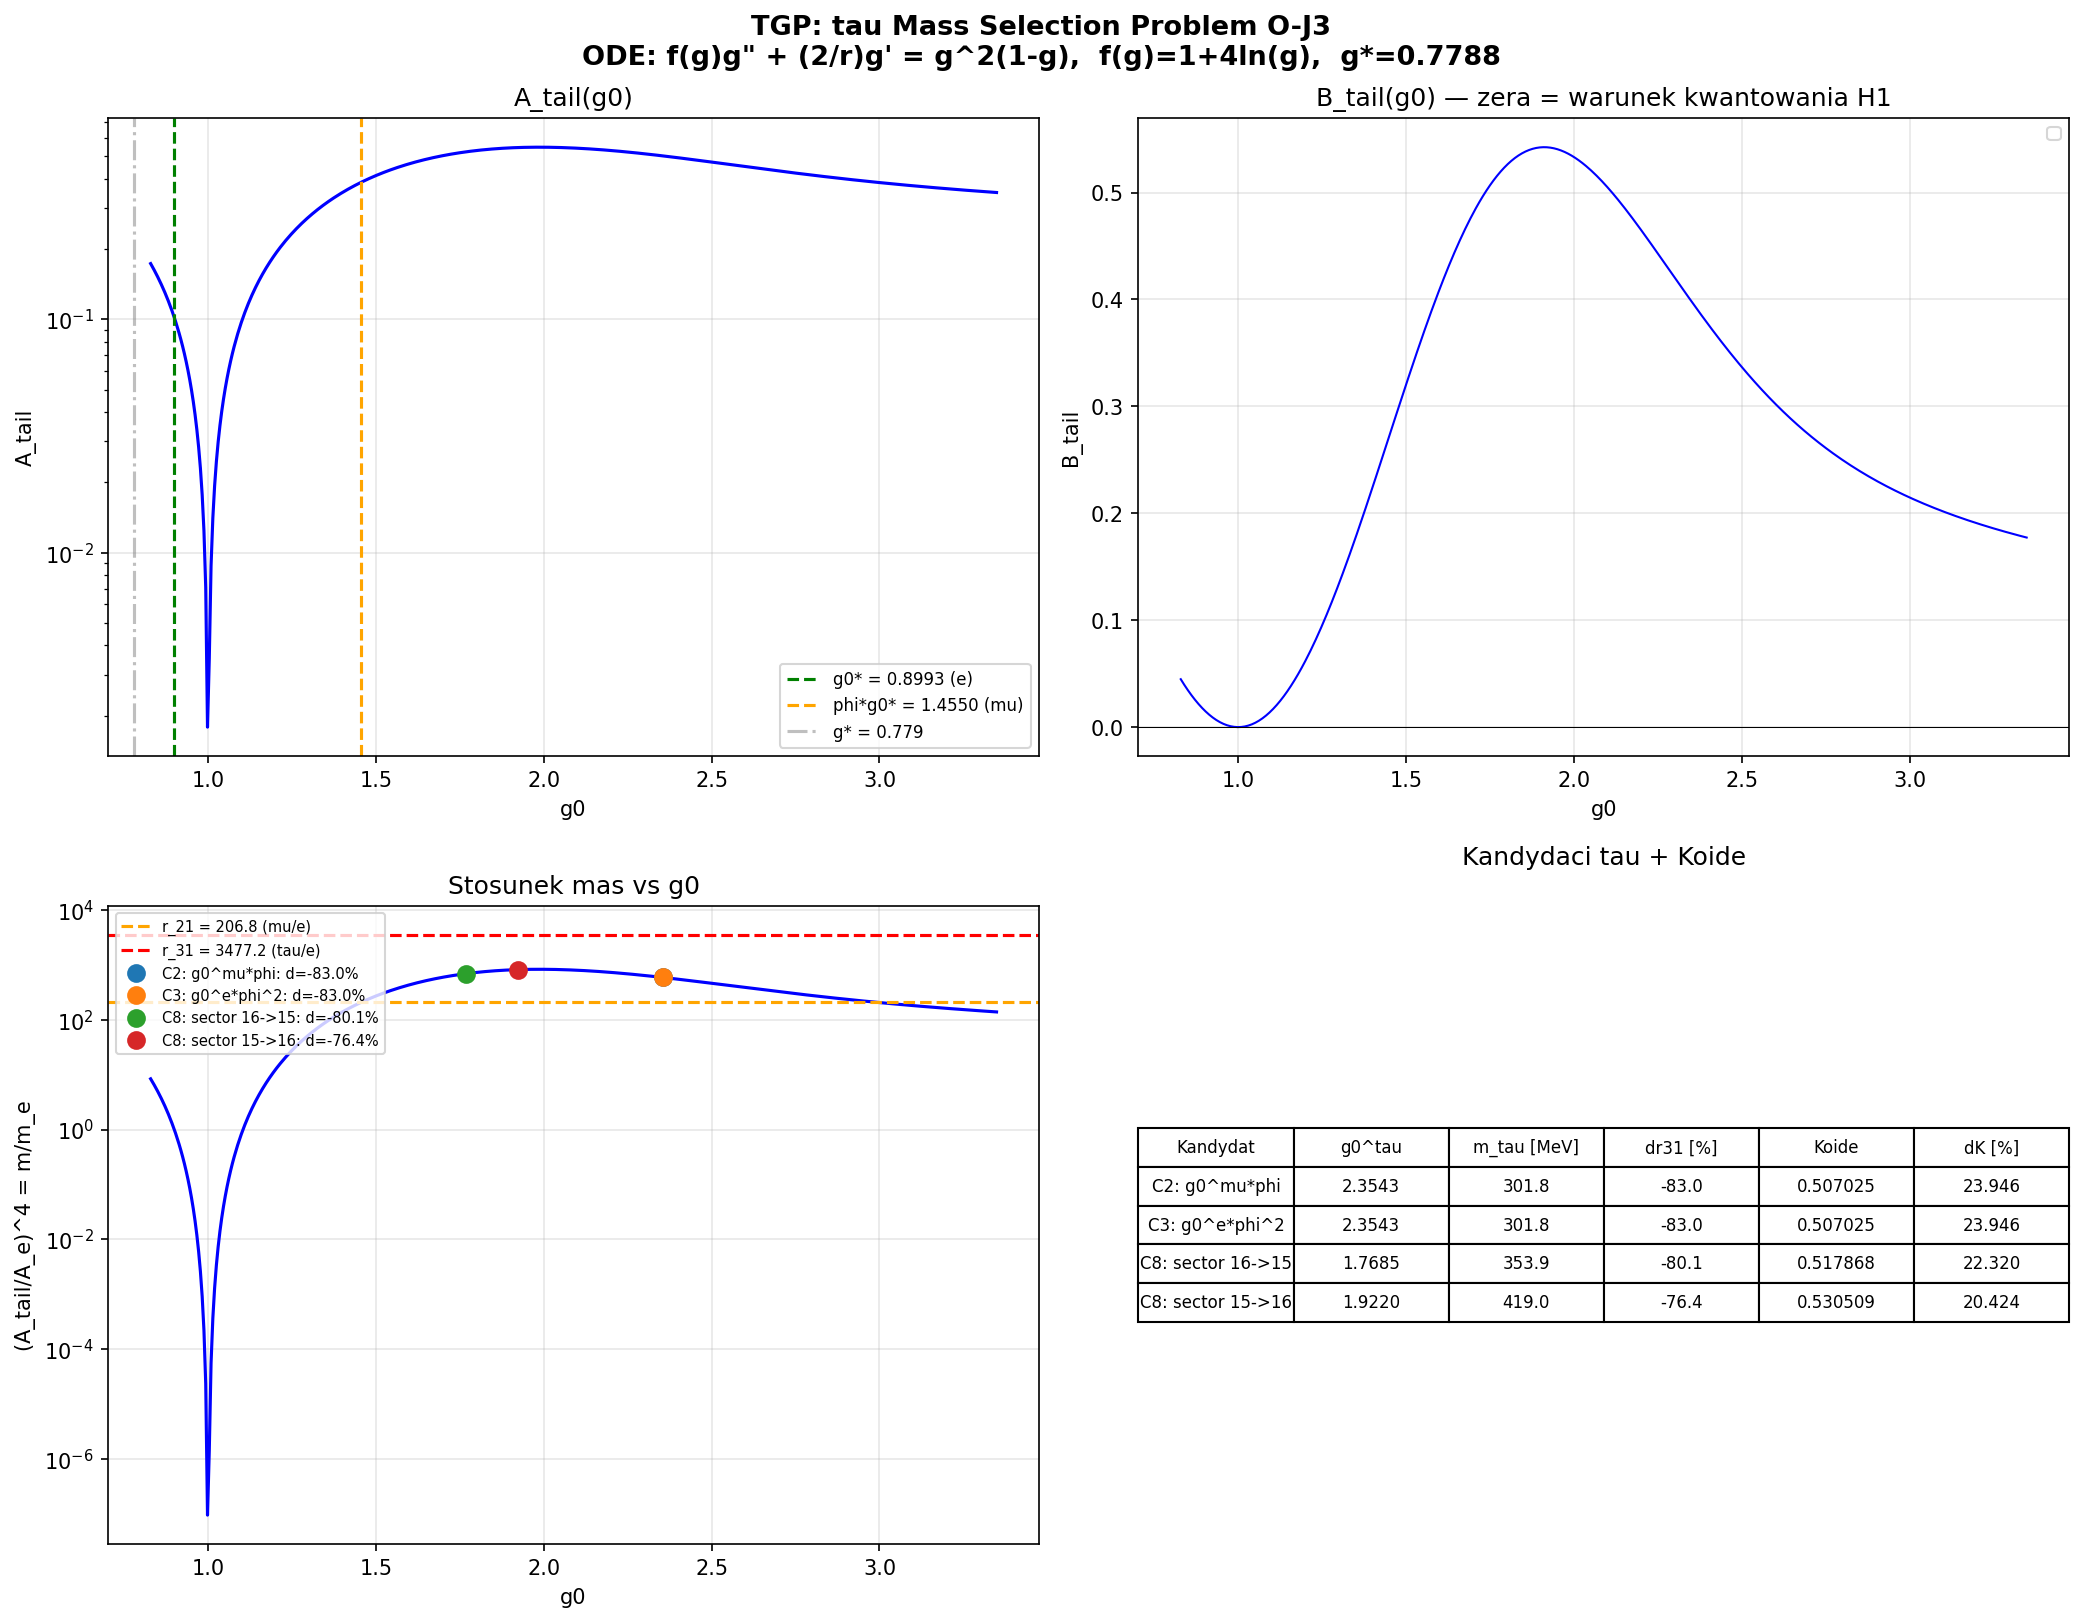

Source code (Python):
#!/usr/bin/env python3
"""
tau_mass_selection.py
=====================
Systematyczne poszukiwanie zasady selekcji g_0^tau — problem O-J3.

ODE solitonu TGP (Dodatek J, eq. K-ode):
    f(g) g'' + (2/r) g' = V'(g),
    f(g) = 1 + 2*alpha*ln(g),   alpha = 2,
    V'(g) = g^2 (1 - g).

Warunki brzegowe: g(0)=g0, g'(0)=0, g(inf) -> 1.
Punkt osobliwy kinetyczny: g* = exp(-1/(2*alpha)) ~ 0.779.
Przestrzen rozwiazan: g0 in (g*, inf).

Strategia:
  1. Rozwiazanie ODE solitonu TGP
  2. Ekstrakcja A_tail(g0) z oscylacyjnego ogona g(r)-1 ~ (B cos r + C sin r)/r
  3. Wyznaczenie phi-FP: g0* takie ze (A_tail(phi*g0*)/A_tail(g0*))^4 = r_21
  4. Kandydaci na g0^tau: C2-C8 + Koide test

Teoria Generowanej Przestrzeni — Mateusz Serafin, 2026
"""

import numpy as np
from scipy.integrate import solve_ivp
from scipy.optimize import brentq
from scipy.interpolate import interp1d
import matplotlib
matplotlib.use('Agg')
import matplotlib.pyplot as plt
import os, sys, time

# --- Stale fizyczne ---
PHI = (1.0 + np.sqrt(5)) / 2.0         # zlota proporcja = 1.6180339...
ALPHA = 2.0                             # N0-2
GSTAR = np.exp(-1.0 / (2 * ALPHA))     # ~ 0.7788

R21_PDG = 206.768                       # m_mu/m_e (PDG 2024)
R31_PDG = 3477.15                       # m_tau/m_e (PDG 2024)
R32_PDG = R31_PDG / R21_PDG            # m_tau/m_mu ~ 16.817

M_E  = 0.51099895                       # MeV
M_MU = 105.6583755                      # MeV
M_TAU = 1776.86                         # MeV


# --- ODE solitonu TGP ---

def f_kinetic(g, alpha=ALPHA):
    """f(g) = 1 + 2*alpha*ln(g) — czynnik kinetyczny."""
    return 1.0 + 2.0 * alpha * np.log(max(g, 1e-30))

def Vprime(g):
    """V'(g) = g^2(1-g) — pochodna potencjalu TGP."""
    return g**2 * (1.0 - g)

def soliton_ode(r, y):
    """
    ODE solitonu TGP:
      f(g) g'' + (2/r) g' = V'(g)
      => g'' = [V'(g) - (2/r) g'] / f(g)
    """
    g, gp = y
    if g < 1e-15:
        g = 1e-15

    fg = f_kinetic(g)

    if r < 1e-10:
        # L'Hopital w r=0: (f(g0)+2) g''(0) = V'(g0)
        gpp = Vprime(g) / (fg + 2.0)
    else:
        if abs(fg) < 1e-12:
            # Blisko punktu g* — regularyzacja
            gpp = 0.0
        else:
            gpp = (Vprime(g) - 2.0 * gp / r) / fg

    return [gp, gpp]


def solve_soliton(g0, r_max=100.0, n_points=8000):
    """
    Rozwiazuje ODE solitonu z g(0)=g0, g'(0)=0.
    Zwraca (r, g, gp) lub None.
    """
    if g0 <= GSTAR + 0.001:
        return None  # ponizej bariery kinetycznej

    r_start = 1e-5
    r_eval = np.linspace(r_start, r_max, n_points)

    # Warunki poczatkowe z rozwiniecia Taylora
    fg0 = f_kinetic(g0)
    gpp0 = Vprime(g0) / (fg0 + 2.0)
    g_ini = g0 + 0.5 * gpp0 * r_start**2
    gp_ini = gpp0 * r_start

    # Event: blowup
    def event_blowup(r, y):
        return 50.0 - abs(y[0])
    event_blowup.terminal = True

    # Event: g -> g* (ghost)
    def event_ghost(r, y):
        return y[0] - (GSTAR + 0.001)
    event_ghost.terminal = True

    try:
        sol = solve_ivp(
            soliton_ode,
            [r_start, r_max], [g_ini, gp_ini],
            method='Radau', t_eval=r_eval,
            rtol=1e-9, atol=1e-11, max_step=0.5,
            events=[event_blowup, event_ghost]
        )
    except Exception:
        return None

    if len(sol.t) < 100:
        return None

    return sol.t, sol.y[0], sol.y[1]


def extract_tail(r, g, r_min=30.0, r_max=80.0):
    """
    Ekstrahuje A_tail, B_tail, C_tail z oscylacyjnego ogona:
      g(r) - 1 ~ (B cos(r) + C sin(r)) / r

    Metoda: fit liniowy do u(r)*r = B*cos(r) + C*sin(r) w regionie dalekiego pola.
    Zwraca (A_tail, B, C, n_cross).
    """
    mask = (r >= r_min) & (r <= r_max)
    r_fit = r[mask]
    u_fit = (g[mask] - 1.0)  # odchylenie od prozni

    if len(r_fit) < 20:
        return 0.0, 0.0, 0.0, 0

    # Fit: u(r)*r = B*cos(r) + C*sin(r)
    ur = u_fit * r_fit
    design = np.column_stack([np.cos(r_fit), np.sin(r_fit)])
    result = np.linalg.lstsq(design, ur, rcond=None)
    B, C = result[0]
    A_tail = np.sqrt(B**2 + C**2)

    # Przejscia przez zero u(r) (= g(r)-1)
    sign_changes = np.sum(np.abs(np.diff(np.sign(u_fit))) > 1)
    n_cross = int(sign_changes)

    return A_tail, B, C, n_cross


def compute_Atail_scan(g0_range, r_max=100.0):
    """Oblicza A_tail(g0) i B_tail(g0) dla tablicy wartosci g0."""
    N = len(g0_range)
    A_tails = np.full(N, np.nan)
    B_tails = np.full(N, np.nan)
    C_tails = np.full(N, np.nan)
    n_crosses = np.zeros(N, dtype=int)

    t0 = time.time()
    for i, g0 in enumerate(g0_range):
        if (i+1) % 100 == 0:
            elapsed = time.time() - t0
            print(f"    {i+1}/{N}  ({elapsed:.1f}s)", flush=True)

        result = solve_soliton(g0, r_max=r_max)
        if result is None:
            continue
        r, g, gp = result
        A, B, C, nc = extract_tail(r, g)
        if A > 0:
            A_tails[i] = A
            B_tails[i] = B
            C_tails[i] = C
            n_crosses[i] = nc

    elapsed = time.time() - t0
    print(f"    Skan zakonczony: {elapsed:.1f}s", flush=True)
    return A_tails, B_tails, C_tails, n_crosses


# --- Zasady selekcji ---

def find_phi_FP(g0_range, A_tails, target_r21=R21_PDG):
    """Znajduje phi-FP: g0* takie ze (A_tail(phi*g0*)/A_tail(g0*))^4 = r_21."""
    valid = ~np.isnan(A_tails) & (A_tails > 0)
    if np.sum(valid) < 20:
        return None, None

    f_Atail = interp1d(g0_range[valid], A_tails[valid],
                       kind='cubic', fill_value=np.nan, bounds_error=False)

    g0_max_fp = np.max(g0_range[valid]) / PHI - 0.01
    g0_min_fp = np.min(g0_range[valid]) + 0.05

    def residual(g0):
        A_e = f_Atail(g0)
        A_mu = f_Atail(PHI * g0)
        if np.isnan(A_e) or np.isnan(A_mu) or A_e <= 0:
            return 1e10
        return (A_mu / A_e)**4 - target_r21

    g0_test = np.linspace(g0_min_fp, g0_max_fp, 1000)
    residuals = np.array([residual(g) for g in g0_test])

    # Znajdz przejscie przez zero
    finite = np.isfinite(residuals)
    sign_changes = np.where(np.diff(np.sign(residuals[finite])))[0]

    if len(sign_changes) == 0:
        return None, f_Atail

    g0_finite = g0_test[finite]
    idx = sign_changes[0]
    g0_star = brentq(residual, g0_finite[idx], g0_finite[idx+1])

    return g0_star, f_Atail


def find_B_zeros(g0_range, B_tails):
    """Znajduje zera B_tail(g0) = 0."""
    valid = ~np.isnan(B_tails)
    g0v = g0_range[valid]
    Bv = B_tails[valid]

    zeros = []
    for i in range(len(Bv)-1):
        if Bv[i] * Bv[i+1] < 0:
            # Interpolacja liniowa
            g0_zero = g0v[i] - Bv[i] * (g0v[i+1] - g0v[i]) / (Bv[i+1] - Bv[i])
            zeros.append(g0_zero)
    return zeros


def find_tau_candidates(g0_star, f_Atail, g0_range, A_tails, B_tails, n_crosses):
    """Generuje kandydatow na g0^tau."""
    if g0_star is None:
        print("  [WARN] phi-FP nie znaleziony")
        return []

    g0_e = g0_star
    g0_mu = PHI * g0_star
    A_e = f_Atail(g0_e)

    candidates = []

    # C2: g0^mu * phi
    g0_c2 = g0_mu * PHI
    A_c2 = f_Atail(g0_c2)
    if not np.isnan(A_c2) and A_c2 > 0:
        r31 = (A_c2 / A_e)**4
        candidates.append({
            'name': 'C2: g0^mu*phi', 'g0': g0_c2,
            'r31': r31, 'delta_pct': 100*(r31/R31_PDG - 1)
        })

    # C3: g0^e * phi^2
    g0_c3 = g0_e * PHI**2
    A_c3 = f_Atail(g0_c3)
    if not np.isnan(A_c3) and A_c3 > 0:
        r31 = (A_c3 / A_e)**4
        candidates.append({
            'name': 'C3: g0^e*phi^2', 'g0': g0_c3,
            'r31': r31, 'delta_pct': 100*(r31/R31_PDG - 1)
        })

    # C4: numeryczne odwrocenie r_31
    def res_c4(g0):
        A_tau = f_Atail(g0)
        if np.isnan(A_tau) or A_tau <= 0:
            return 1e10
        return (A_tau / A_e)**4 - R31_PDG

    g0_search = np.linspace(g0_mu + 0.01, max(g0_range) - 0.2, 500)
    res_vals = np.array([res_c4(g) for g in g0_search])
    finite = np.isfinite(res_vals) & (np.abs(res_vals) < 1e9)
    if np.sum(finite) > 1:
        sc = np.where(np.diff(np.sign(res_vals[finite])))[0]
        if len(sc) > 0:
            g0f = g0_search[finite]
            g0_c4 = brentq(res_c4, g0f[sc[0]], g0f[sc[0]+1])
            candidates.append({
                'name': 'C4: numeryczne', 'g0': g0_c4,
                'r31': R31_PDG, 'delta_pct': 0.0
            })

    # C6: zera B_tail (warunek kwantowania)
    B_zeros = find_B_zeros(g0_range, B_tails)
    for iz, g0z in enumerate(B_zeros):
        A_z = f_Atail(g0z)
        if not np.isnan(A_z) and A_z > 0 and g0z > g0_mu + 0.05:
            r31 = (A_z / A_e)**4
            candidates.append({
                'name': f'C6: B_tail=0 (#{iz+1})', 'g0': g0z,
                'r31': r31, 'delta_pct': 100*(r31/R31_PDG - 1)
            })

    # C8: granice sektorow topologicznych (zmiana n_cross)
    valid = ~np.isnan(A_tails)
    nc_v = n_crosses[valid]
    g0_v = g0_range[valid]
    for k in range(len(nc_v)-1):
        if nc_v[k] != nc_v[k+1]:
            g0_b = 0.5*(g0_v[k] + g0_v[k+1])
            if g0_b > g0_mu + 0.05:
                A_b = f_Atail(g0_b)
                if not np.isnan(A_b) and A_b > 0:
                    r31 = (A_b / A_e)**4
                    candidates.append({
                        'name': f'C8: sector {nc_v[k]}->{nc_v[k+1]}',
                        'g0': g0_b,
                        'r31': r31, 'delta_pct': 100*(r31/R31_PDG - 1)
                    })

    # Koide check dla kazdego kandydata
    for c in candidates:
        m_tau_pred = M_E * c['r31']
        koide_num = M_E + M_MU + m_tau_pred
        koide_den = (np.sqrt(M_E) + np.sqrt(M_MU) + np.sqrt(m_tau_pred))**2
        koide = koide_num / koide_den
        c['koide'] = koide
        c['koide_delta_pct'] = 100 * abs(koide - 2.0/3.0) / (2.0/3.0)
        c['m_tau'] = m_tau_pred

    return candidates


# --- Wizualizacja ---

def plot_results(g0_range, A_tails, B_tails, n_crosses, g0_star, candidates, outdir='.'):
    fig, axes = plt.subplots(2, 2, figsize=(14, 11))
    fig.suptitle('TGP: tau Mass Selection Problem O-J3\n'
                 f'ODE: f(g)g" + (2/r)g\' = g^2(1-g),  f(g)=1+4ln(g),  g*={GSTAR:.4f}',
                 fontsize=13, fontweight='bold')

    valid = ~np.isnan(A_tails) & (A_tails > 0)

    # 1. A_tail(g0)
    ax = axes[0, 0]
    ax.semilogy(g0_range[valid], A_tails[valid], 'b-', lw=1.5)
    if g0_star is not None:
        ax.axvline(g0_star, color='g', ls='--', lw=1.5,
                   label=f'g0* = {g0_star:.4f} (e)')
        ax.axvline(PHI*g0_star, color='orange', ls='--', lw=1.5,
                   label=f'phi*g0* = {PHI*g0_star:.4f} (mu)')
    for c in candidates:
        if 'C4' in c['name']:
            ax.axvline(c['g0'], color='r', ls=':', lw=2,
                       label=f"g0^tau = {c['g0']:.3f} (C4)")
    ax.axvline(GSTAR, color='gray', ls='-.', alpha=0.5, label=f'g* = {GSTAR:.3f}')
    ax.set_xlabel('g0')
    ax.set_ylabel('A_tail')
    ax.set_title('A_tail(g0)')
    ax.legend(fontsize=8)
    ax.grid(True, alpha=0.3)

    # 2. B_tail(g0) — zera = warunek kwantowania
    ax = axes[0, 1]
    valid_B = ~np.isnan(B_tails)
    if np.sum(valid_B) > 0:
        ax.plot(g0_range[valid_B], B_tails[valid_B], 'b-', lw=1)
        ax.axhline(0, color='k', ls='-', lw=0.5)
        B_zeros = find_B_zeros(g0_range, B_tails)
        for iz, gz in enumerate(B_zeros):
            ax.axvline(gz, color='r', ls=':', alpha=0.7,
                       label=f'B=0 #{iz+1}: g0={gz:.3f}')
    ax.set_xlabel('g0')
    ax.set_ylabel('B_tail')
    ax.set_title('B_tail(g0) — zera = warunek kwantowania H1')
    ax.legend(fontsize=8)
    ax.grid(True, alpha=0.3)

    # 3. Stosunek mas
    ax = axes[1, 0]
    if g0_star is not None:
        f_A = interp1d(g0_range[valid], A_tails[valid], kind='cubic',
                       fill_value=np.nan, bounds_error=False)
        A_e = f_A(g0_star)
        mass_ratio = (A_tails[valid] / A_e)**4
        ax.semilogy(g0_range[valid], mass_ratio, 'b-', lw=1.5)
        ax.axhline(R21_PDG, color='orange', ls='--',
                   label=f'r_21 = {R21_PDG:.1f} (mu/e)')
        ax.axhline(R31_PDG, color='r', ls='--',
                   label=f'r_31 = {R31_PDG:.1f} (tau/e)')
        for c in candidates:
            marker = 's' if 'C4' in c['name'] else 'o'
            ax.plot(c['g0'], c['r31'], marker, ms=8,
                    label=f"{c['name']}: d={c['delta_pct']:.1f}%")
    ax.set_xlabel('g0')
    ax.set_ylabel('(A_tail/A_e)^4 = m/m_e')
    ax.set_title('Stosunek mas vs g0')
    ax.legend(fontsize=7, loc='upper left')
    ax.grid(True, alpha=0.3)

    # 4. Tabela
    ax = axes[1, 1]
    ax.axis('off')
    if candidates:
        col_labels = ['Kandydat', 'g0^tau', 'm_tau [MeV]',
                      'dr31 [%]', 'Koide', 'dK [%]']
        table_data = []
        for c in candidates:
            table_data.append([
                c['name'],
                f"{c['g0']:.4f}",
                f"{c['m_tau']:.1f}",
                f"{c['delta_pct']:.1f}",
                f"{c['koide']:.6f}",
                f"{c['koide_delta_pct']:.3f}"
            ])
        table = ax.table(cellText=table_data, colLabels=col_labels,
                         loc='center', cellLoc='center')
        table.auto_set_font_size(False)
        table.set_fontsize(8)
        table.scale(1.0, 1.4)
        ax.set_title('Kandydaci tau + Koide', fontsize=12, pad=20)
    else:
        ax.text(0.5, 0.5, 'Brak kandydatow', ha='center', va='center',
                fontsize=14, color='red')

    plt.tight_layout()
    outpath = os.path.join(outdir, 'tau_mass_selection.png')
    plt.savefig(outpath, dpi=150, bbox_inches='tight')
    print(f"\n  -> Zapisano: {outpath}")
    plt.close()


# --- MAIN ---

if __name__ == '__main__':
    print("=" * 70)
    print("  TGP: tau Mass Selection -- Problem O-J3")
    print("  ODE: f(g)g'' + (2/r)g' = g^2(1-g)")
    print(f"  f(g) = 1 + 2*{ALPHA}*ln(g),   g* = {GSTAR:.5f}")
    print("=" * 70)

    # --- Quick test ---
    print("\n  Quick test: 5 punktow...")
    for g0 in [0.9, 1.24, 1.5, 2.0, 3.0]:
        result = solve_soliton(g0, r_max=100.0, n_points=5000)
        if result is None:
            print(f"    g0={g0:.2f}: FAILED")
        else:
            r, g, gp = result
            A, B, C, nc = extract_tail(r, g)
            print(f"    g0={g0:.2f}: rmax={r[-1]:.1f}, "
                  f"A_tail={A:.4f}, B={B:.4f}, C={C:.4f}, "
                  f"n_cross={nc}, g_end={g[-1]:.6f}")

    # --- Pelny skan ---
    g0_range = np.linspace(GSTAR + 0.05, 4.0, 600)

    print(f"\n  Skan: g0 in [{g0_range[0]:.3f}, {g0_range[-1]:.3f}], "
          f"{len(g0_range)} punktow")
    print("  Rozwiazywanie ODE solitonu TGP...\n")

    A_tails, B_tails, C_tails, n_crosses = compute_Atail_scan(g0_range, r_max=100.0)

    n_valid = np.sum(~np.isnan(A_tails))
    print(f"\n  Uzyskano {n_valid}/{len(g0_range)} waznych rozwiazan")

    # --- phi-FP ---
    print("\n  Szukam phi-fixed point...")
    g0_star, f_Atail = find_phi_FP(g0_range, A_tails)

    if g0_star is not None:
        A_e = f_Atail(g0_star)
        A_mu = f_Atail(PHI * g0_star)
        r21_check = (A_mu / A_e)**4

        print(f"\n  phi-FP znaleziony:")
        print(f"    g0*      = {g0_star:.5f}   (g0^e)")
        print(f"    g0^mu    = phi*g0* = {PHI*g0_star:.5f}")
        print(f"    A_e      = {A_e:.5f}")
        print(f"    A_mu     = {A_mu:.5f}")
        print(f"    (A_mu/A_e)^4 = {r21_check:.3f}  (PDG: {R21_PDG})")
        print(f"    dr_21    = {100*(r21_check/R21_PDG - 1):.4f}%")
        print(f"    g0^e/g*  = {g0_star/GSTAR:.4f}")

        # Porownanie z danymi teoretycznymi
        print(f"\n  Porownanie z teoria (Dod. J):")
        print(f"    g0^e teoria: 1.24,    tu: {g0_star:.4f}  "
              f"(d = {100*(g0_star/1.24-1):.1f}%)")
        print(f"    g0^mu teoria: 2.00,   tu: {PHI*g0_star:.4f}  "
              f"(d = {100*(PHI*g0_star/2.00-1):.1f}%)")
    else:
        print("  [WARN] phi-FP NIE ZNALEZIONY!")

    # --- Zera B_tail ---
    print("\n  Zera B_tail(g0):")
    B_zeros = find_B_zeros(g0_range, B_tails)
    for iz, gz in enumerate(B_zeros):
        A_z = f_Atail(gz) if f_Atail is not None else 0
        print(f"    #{iz+1}: g0 = {gz:.4f}   A_tail = {A_z:.5f}")

    # --- Kandydaci tau ---
    print("\n  Generuje kandydatow na g0^tau...")
    candidates = find_tau_candidates(
        g0_star, f_Atail, g0_range, A_tails, B_tails, n_crosses)

    # --- Wyniki ---
    print("\n" + "=" * 80)
    print("  WYNIKI -- Kandydaci na g0^tau")
    print("=" * 80)
    header = (f"  {'Kandydat':<25s} {'g0^tau':>8s} {'r_31':>10s} "
              f"{'dr31[%]':>9s} {'m_tau[MeV]':>10s} {'Koide':>8s} {'dK[%]':>7s}")
    print(header)
    print("  " + "-" * 78)

    for c in candidates:
        print(f"  {c['name']:<25s} {c['g0']:8.4f} {c['r31']:10.1f} "
              f"{c['delta_pct']:9.1f} {c['m_tau']:10.1f} "
              f"{c['koide']:8.6f} {c['koide_delta_pct']:7.3f}")

    if candidates:
        best = min(candidates, key=lambda c: abs(c['delta_pct']))
        print(f"\n  -> Najlepszy: {best['name']}  (g0^tau = {best['g0']:.4f}, "
              f"dr_31 = {best['delta_pct']:.1f}%)")

        c4 = [c for c in candidates if 'C4' in c['name']]
        if c4:
            c4 = c4[0]
            print(f"\n  Predykcja bazowa (C4): g0^tau = {c4['g0']:.4f}")
            print(f"    m_tau    = {c4['m_tau']:.2f} MeV  (PDG: {M_TAU} MeV)")
            if g0_star:
                print(f"    g0^tau/g0^mu = {c4['g0']/(PHI*g0_star):.4f}")
                print(f"    g0^tau/g0^e  = {c4['g0']/g0_star:.4f}")
            print(f"    Koide    = {c4['koide']:.6f}  (exact: 0.666667)")

    # Sektory topologiczne
    print("\n  Sektory topologiczne:")
    valid = ~np.isnan(A_tails)
    unique_nc = np.unique(n_crosses[valid])
    for nc in unique_nc:
        mask = (n_crosses == nc) & valid
        if np.sum(mask) > 0:
            g_min, g_max = g0_range[mask].min(), g0_range[mask].max()
            print(f"    n_cross = {nc}: g0 in [{g_min:.3f}, {g_max:.3f}]  "
                  f"({np.sum(mask)} pts)")

    # --- Wykresy ---
    outdir = os.path.dirname(os.path.abspath(__file__))
    plot_results(g0_range, A_tails, B_tails, n_crosses, g0_star, candidates, outdir)

    print(f"\n  DONE.\n")
